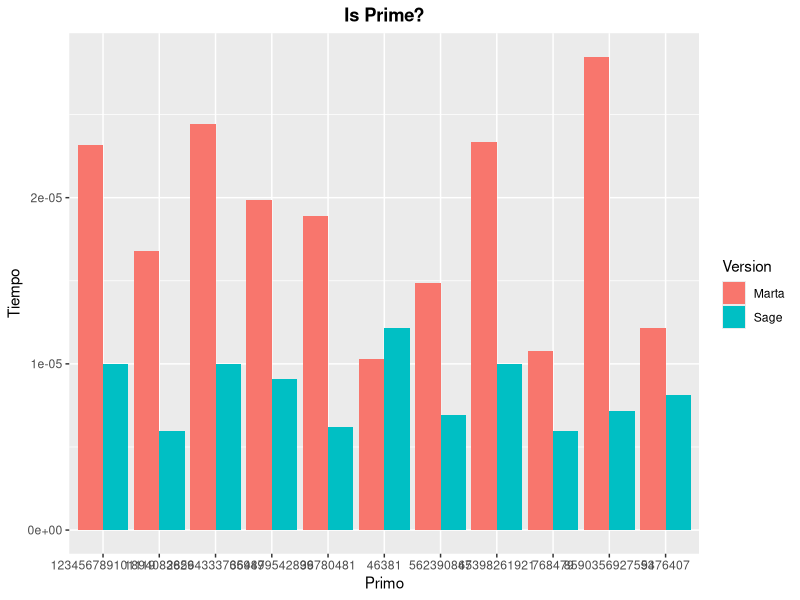
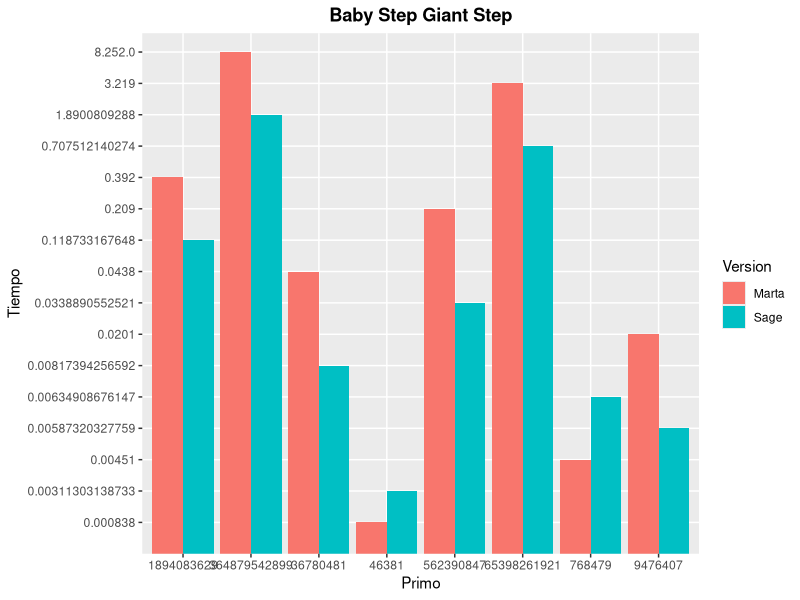
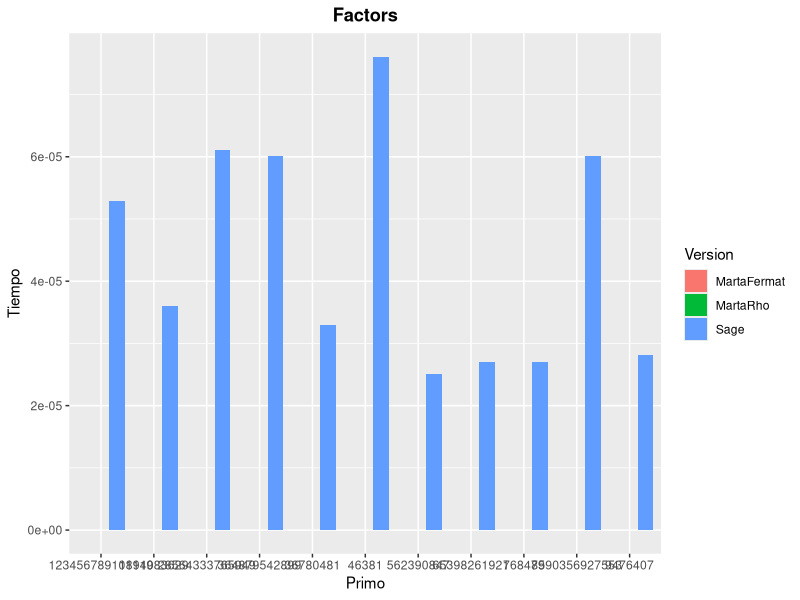

Write R code to recreate these figures, in order.
representa_datos <- function(datos, filename, title) {
    library(ggplot2)
    library(reshape2)
    d_dat <- melt(datos, id.vars="Primo")
    names(d_dat) <- c("Primo", "Version", "Tiempo")
    d_dat$Primo = as.character(d_dat$Primo)
    ggplot(d_dat, aes(x=Primo,y=Tiempo)) + geom_bar(aes(fill=Version), 
        position="dodge", stat="identity") + ggtitle(title) + 
        theme(plot.title = element_text(lineheight=.8, face="bold", hjust=0.5))
    ggsave(paste(filename, ".png", sep=""), width=17)
}

miller_rabin <- read.csv("miller_rabin.csv")
shanks <- read.csv("baby_s_giant_s.csv")
factorizar <- read.csv("factorizar.csv")

representa_datos(datos=miller_rabin, filename="miller_rabin", 
                title="Is Prime?")
representa_datos(datos=shanks, filename="shanks", 
                title="Baby Step Giant Step")
representa_datos(datos=factorizar, filename="factorizar",
                title="Factors")
